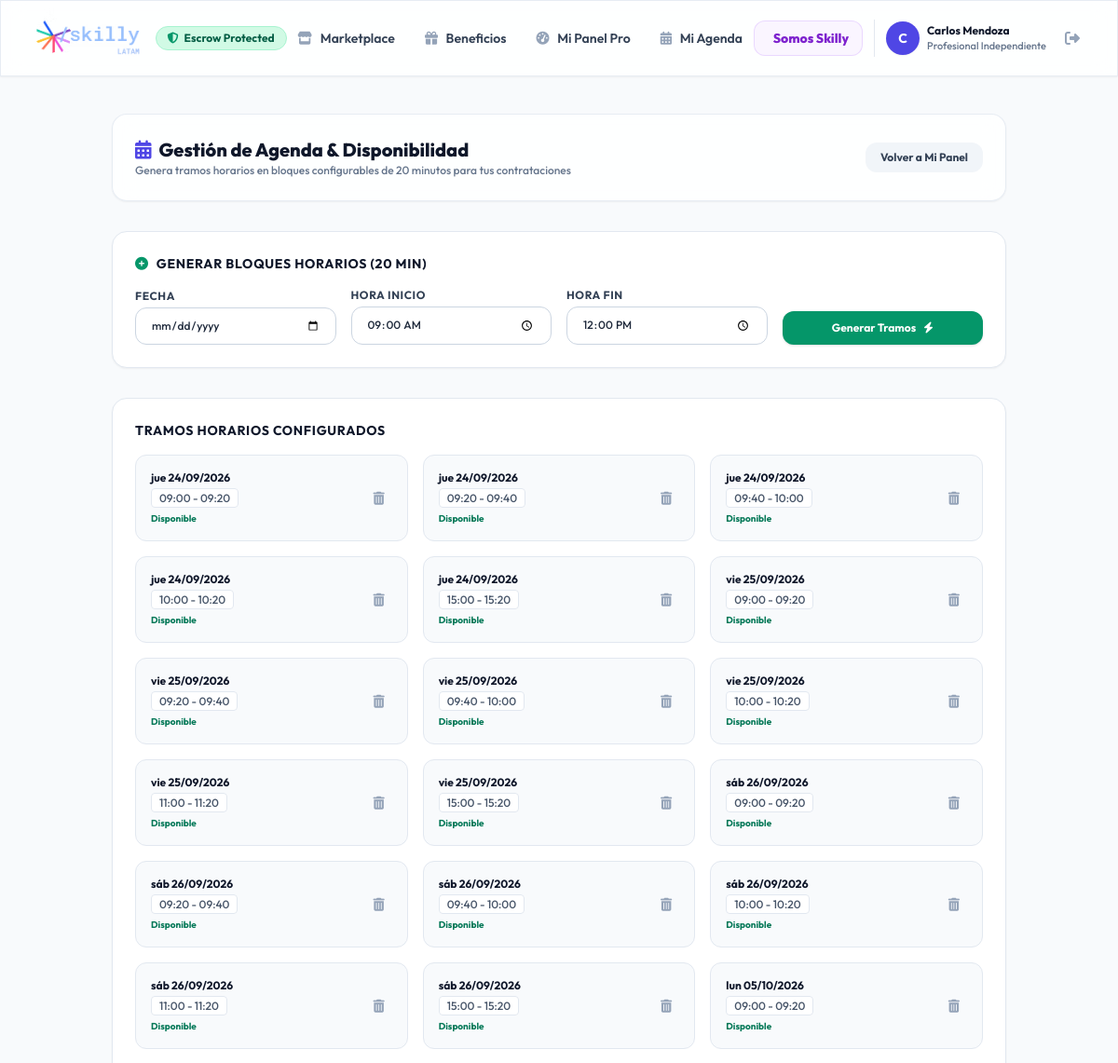
/availability/manage/ (signed in, upper part), run on an earlier commit of the app's database.
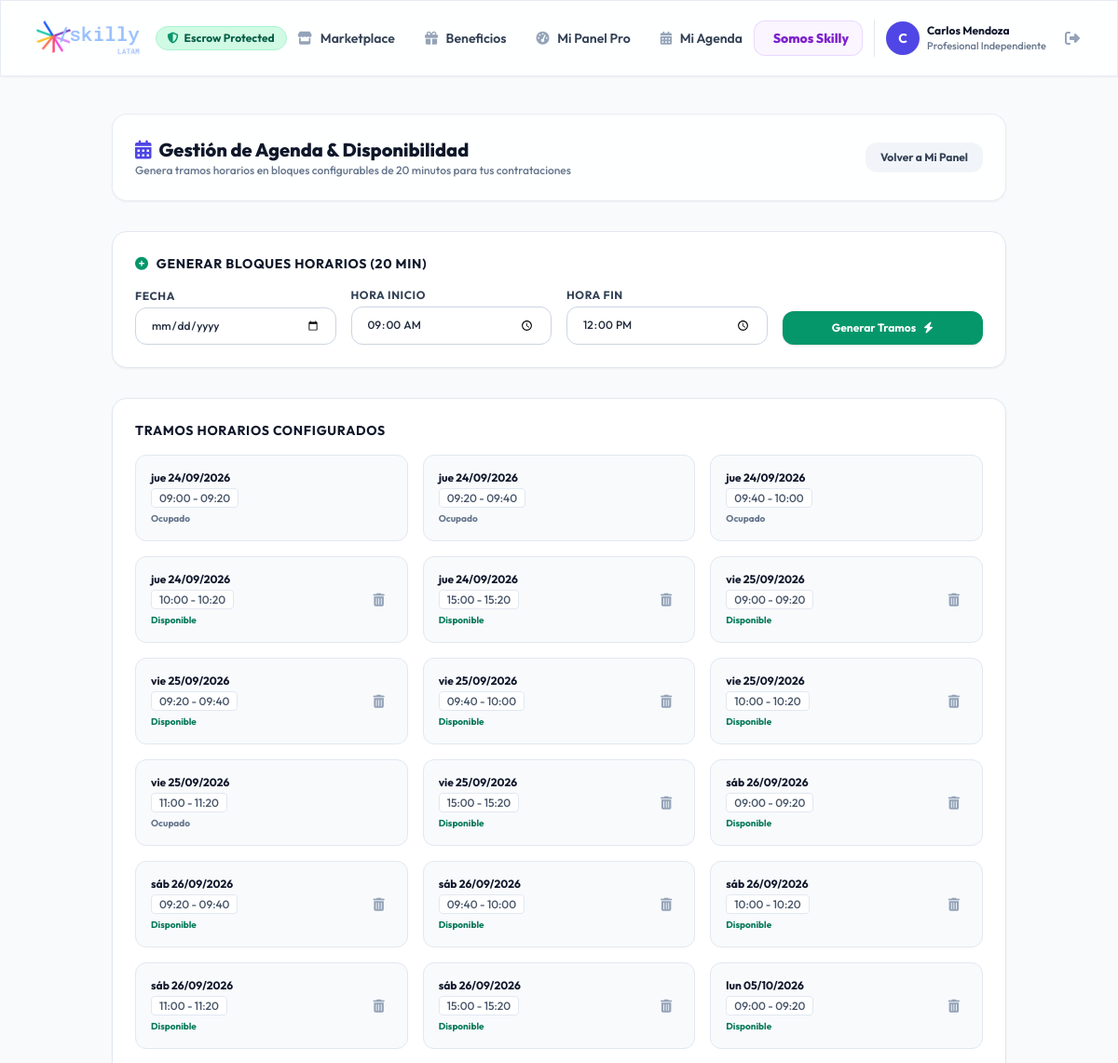
And on a later commit of the database.
### apps/availability/models.py (models this page shows, shortened)
class TimeSlot(models.Model):
    STATUS_DISPONIBLE = 'DISPONIBLE'
    STATUS_PRE_RESERVADO = 'PRE_RESERVADO'
    STATUS_OCUPADO = 'OCUPADO'
    STATUS_CHOICES = [
        (STATUS_DISPONIBLE, 'Disponible'),
        (STATUS_PRE_RESERVADO, 'Pre-reservado (Bloqueo 20m)'),
        (STATUS_OCUPADO, 'Ocupado'),
    ]
    professional = models.ForeignKey(
        settings.AUTH_USER_MODEL,
        on_delete=models.CASCADE,
        related_name='timeslots',
        limit_choices_to={'role': 'PROFESIONAL'}
    )
    date = models.DateField(verbose_name="Fecha")
    start_time = models.TimeField(verbose_name="Hora Inicio")
    end_time = models.TimeField(verbose_name="Hora Fin")
    status = models.CharField(max_length=20, choices=STATUS_CHOICES, default=STATUS_DISPONIBLE)
    reserved_until = models.DateTimeField(blank=True, null=True, help_text="Expiración del bloqueo temporal de 20 minutos")
    class Meta:
        ordering = ['date', 'start_time']
        unique_together = ['professional', 'date', 'start_time']

### apps/availability/views.py (the view, shortened to what this page needs)
# urls.py: path('manage/', views.availability_manage_view, name='manage'),
@login_required
def availability_manage_view(request):
    if not request.user.is_professional:
        messages.warning(request, "Acceso solo para profesionales.")
        return redirect('services:marketplace')
    slots = TimeSlot.objects.filter(professional=request.user).order_by('date', 'start_time')
    return render(request, 'availability/gestion_disponibilidad.html', {'slots': slots})

### apps/users/models.py (called while the page is built)
    @property
    def is_professional(self):
        return self.role == self.ROLE_PROFESIONAL

    @property
    def is_admin_role(self):
        return self.role == self.ROLE_ADMIN or self.is_superuser

### templates/availability/gestion_disponibilidad.html (shortened to what the changed rows need)
{% extends 'base.html' %}
{% block content %}
<div class="max-w-5xl mx-auto px-4 sm:px-6 lg:px-8 py-10 space-y-8">
    <div class="glass-panel p-6 rounded-2xl shadow-sm flex items-center justify-between">
        <div>
            <h1 class="text-xl font-extrabold text-slate-900 flex items-center gap-2">
                <i class="fa-solid fa-calendar-days text-brand-600"></i> Gestión de Agenda & Disponibilidad
            </h1>
        </div>
    </div>
    <div class="bg-white rounded-2xl p-6 border border-slate-200 shadow-sm space-y-4">
        {% if slots %}
            <div class="grid grid-cols-1 sm:grid-cols-2 md:grid-cols-3 gap-4">
                {% for slot in slots %}
                    <div class="p-4 rounded-xl border border-slate-200 bg-slate-50 flex items-center justify-between">
                        <div class="space-y-1">
                            <span class="font-bold text-xs text-slate-900 block">{{ slot.date|date:"D d/m/Y" }}</span>
                            <span class="text-xs text-slate-600 font-medium bg-white px-2 py-0.5 rounded border border-slate-200">
                                {{ slot.start_time|time:"H:i" }} - {{ slot.end_time|time:"H:i" }}
                            </span>
                            <span class="block text-[10px] font-bold mt-1
                                {% if slot.status == 'DISPONIBLE' %}text-emerald-700
                                {% elif slot.status == 'PRE_RESERVADO' %}text-amber-700
                                {% else %}text-slate-500{% endif %}">
                                {{ slot.get_status_display }}
                            </span>
                        </div>
                        {% if slot.status != 'OCUPADO' %}
                            <a href="{% url 'availability:delete' pk=slot.pk %}" class="p-2 text-slate-400 hover:text-rose-600 hover:bg-rose-50 rounded-lg transition-colors" title="Eliminar bloque">
                                <i class="fa-solid fa-trash-can text-sm"></i>
                            </a>
                        {% endif %}
                    </div>
                {% endfor %}
            </div>
        {% else %}
            <p class="text-xs text-slate-500 italic text-center py-4">No tienes bloques horarios configurados en tu agenda.</p>
        {% endif %}
    </div>
</div>
{% endblock %}

What changed in the data, as far as the page shows it:
changed TimeSlot (number 1 of 18 on the later page): status "Disponible" → "Ocupado"
changed TimeSlot (number 2 of 18 on the later page): status "Disponible" → "Ocupado"
changed TimeSlot (number 3 of 18 on the later page): status "Disponible" → "Ocupado"
changed TimeSlot (number 10 of 18 on the later page): status "Disponible" → "Ocupado"
